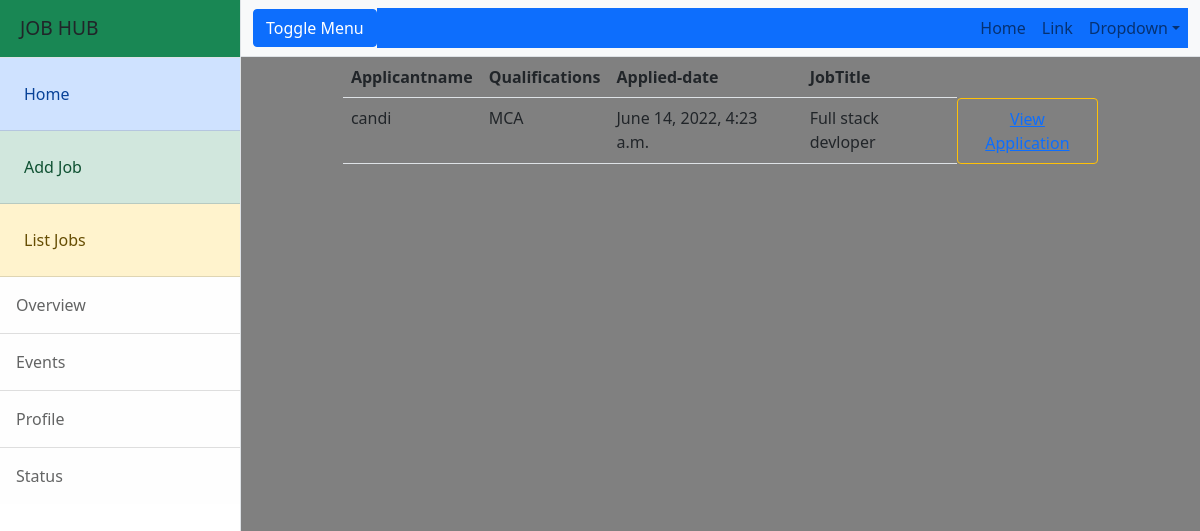
Screenshot of /employer/applications/list/2 with the database file from the repository.
### employer/models.py (models this page shows, shortened)
class Applications(models.Model):
    applicant=models.ForeignKey(User,on_delete=models.CASCADE,related_name="applicant")
    job=models.ForeignKey(Jobs,on_delete=models.CASCADE)
    options=(
        ("applied","applied"),
        ("accepted","accepted"),
        ("rejected0","rejected"),
        ("pending","pending"),
        ("cancelled","cancelled")
    )
    status=models.CharField(max_length=120,choices=options,default="applied")
    date=models.DateTimeField(auto_now_add=True)
    class Meta:
        unique_together= ("applicant","job")

class User(AbstractUser):
    options=(
        ("employer","employer"),
        ("candidate","candidate")
    )
    role=models.CharField(max_length=120,choices=options,default="candidate")
    phone=models.CharField(max_length=12,null=True)

class Jobs(models.Model):
    job_title=models.CharField(max_length=150)
    company=models.ForeignKey(User,on_delete=models.CASCADE,related_name="company")
    location=models.CharField(max_length=120)
    salary=models.PositiveIntegerField(null=True)
    experience=models.PositiveIntegerField(default=0)
    created_date=models.DateField(auto_now_add=True)
    last_date=models.DateField(null=True)
    active_status=models.BooleanField(default=True)
    job_description=models.TextField(null=True)

### candidate/models.py (models this page shows)
class CandidateProfile(models.Model):
    user=models.OneToOneField(User,on_delete=models.CASCADE,related_name="candidate")
    profile_pic=models.ImageField(upload_to="canprofiles")
    resume=models.FileField(upload_to="cvs",null=True)
    qualification=models.CharField(max_length=120)
    skills=models.CharField(max_length=120)
    experience=models.PositiveIntegerField(default=0)

### employer/views.py (the view)
# urls.py: path("applications/list/<int:id>",views.EmployeeListApplications.as_view(),name='emp-app-list'),
class EmployeeListApplications(ListView):
    model = Applications
    context_object_name = "applications"
    template_name = "emp-applist.html"
    def get_queryset(self):
        return Applications.objects.filter(job=self.kwargs.get("id")).exclude(status="cancelled")

### employer/templates/emp-applist.html
{%extends 'base.html'%}
{%block body_block%}
<div class="container">
 <div class="row">
  <div class="col-1"></div>
  <div class="col-10">
   <table class="table">
    <tr>
     <th>Applicantname</th>
     <th>Qualifications</th>
     <th>Applied-date</th>
     <th>JobTitle</th>
    </tr>
    {%for application in applications%}
    <tr>
     <td>{{application.applicant.username}}</td>
     <td>{{application.applicant.candidate.qualification}}</td>
     <td>{{application.date}}</td>
     <td>{{application.job.job_title}}</td>
     <td class="btn btn-warning"><a href="{%url 'emp-app-detail' application.id%}">View Application</a> </td>
    </tr>
    {%endfor%}
   </table>
  </div>
  <div class="col-1"></div>
 </div>
</div>
{%endblock%}

### employer/static/css/desi.css (style rules this page uses)
body { background:grey; }

### rows the page displays
Applications: applicant.username "candi", applicant.candidate.qualification "MCA", date "June 14, 2022, 4:23 a.m.", job.job_title "Full stack devloper"
